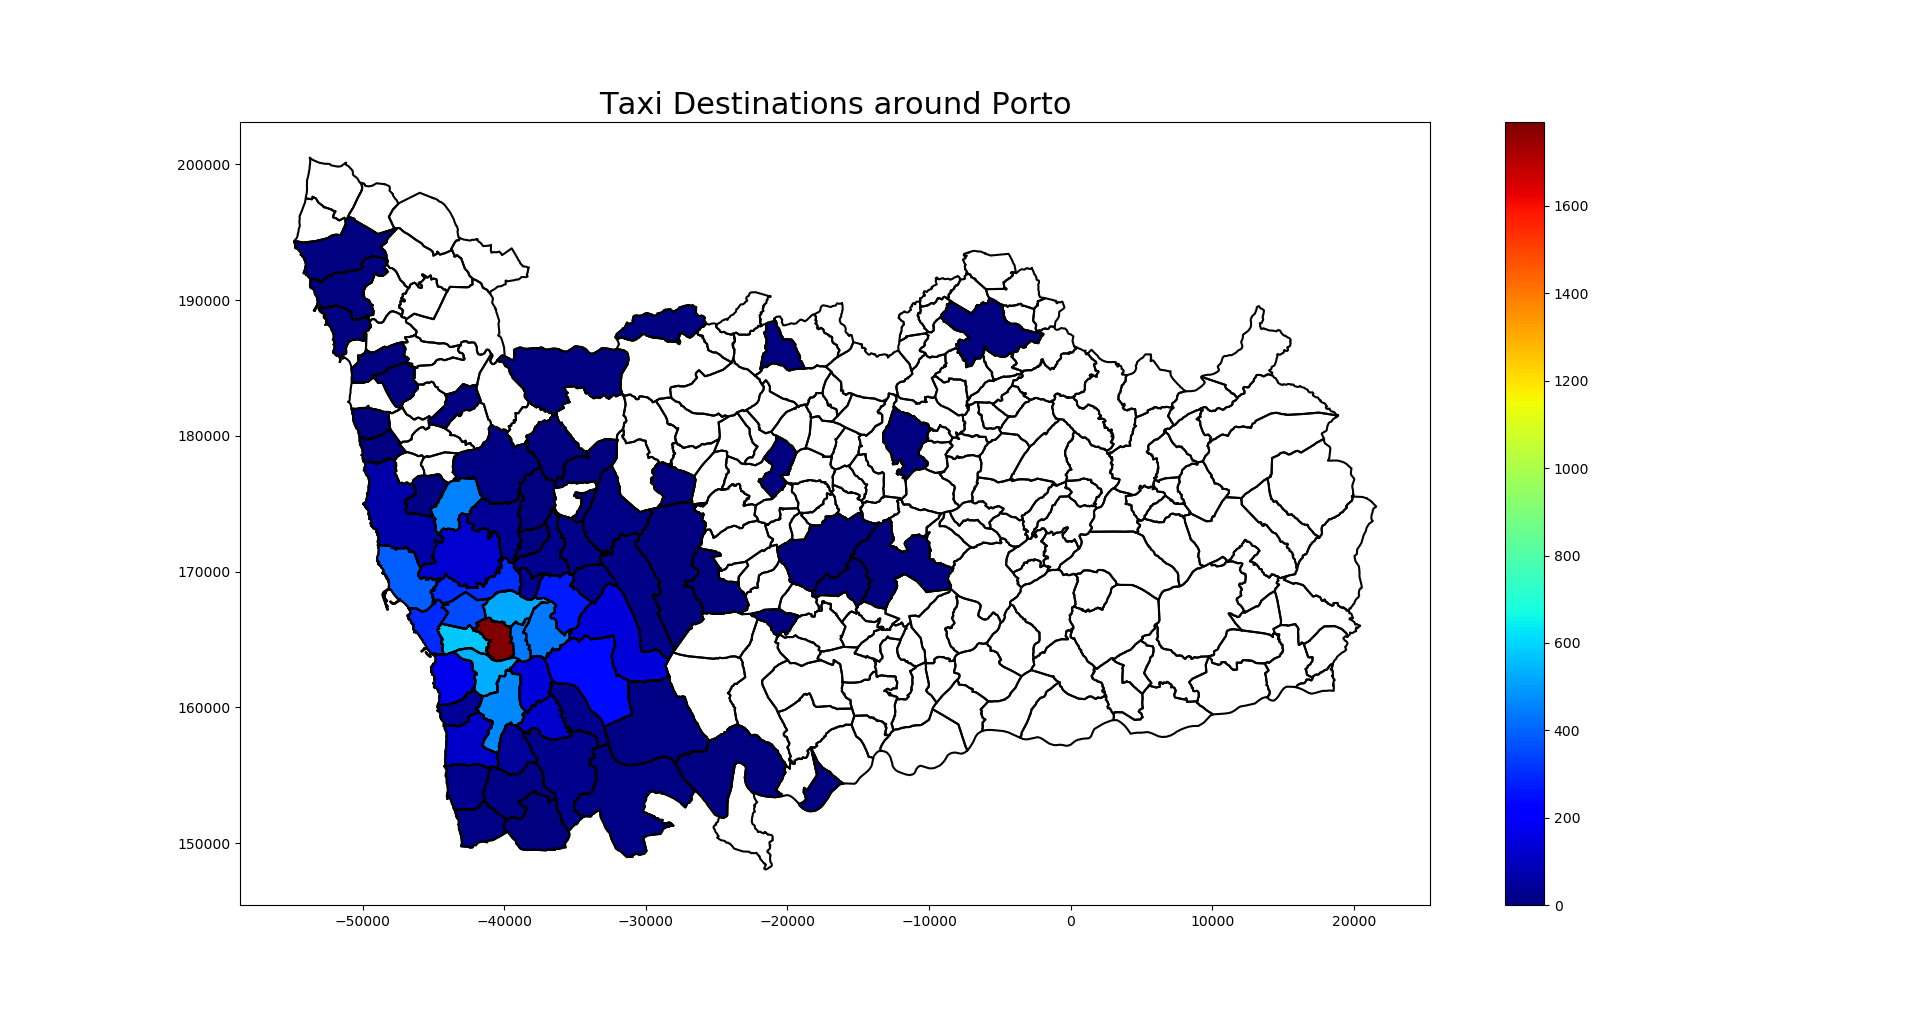

This figure's Python source:
import matplotlib as mpl
import matplotlib.cm
import matplotlib.pyplot as plt
import psycopg2
from matplotlib.colors import to_rgb


def polygon_to_points(polygon_string):
    xs, ys = [],[]
    points = polygon_string[9:-2].split(',')
    for point in points:
        (x,y) = point.split()
        xs.append(float(x))
        ys.append(float(y))
    return xs,ys


scale=1/30000
conn = psycopg2.connect("dbname='trab' user='arcaic' host='localhost' password='password'")
cursor_psql = conn.cursor()
# Calculate figure size
sql ="select st_astext(st_envelope(st_collect(st_simplify(proj_boundary,100,FALSE)))) from cont_aad_caop2018 where concelho='PORTO'"
cursor_psql.execute(sql)
results = cursor_psql.fetchall()
row = results[0]
polygon_string = row[0]
xs,ys = polygon_to_points(polygon_string)
width_in_inches = ((max(xs)-min(xs))/0.0254)*1.1
height_in_inches = ((max(ys)-min(ys))/0.0254)*1.1
fig = plt.figure(figsize=(width_in_inches*scale,height_in_inches*scale))

sql = "select st_astext(st_simplify(proj_boundary,10,False)) from cont_aad_caop2018 where distrito in ('PORTO')"
cursor_psql.execute(sql)
results = cursor_psql.fetchall()
flag = 0
vector = [0, 0.5, 1]
xxs, yys = [], []
for row in results:
    polygon_string = row[0]
    xs, ys = polygon_to_points(polygon_string)
    plt.plot(xs,ys,color='black')




sql = "select st_astext(st_simplify(proj_boundary,10,False)), count (id) as total from cont_aad_caop2018, tracks where st_intersects(proj_boundary, st_endpoint(proj_track)) and distrito= 'PORTO' and state='BUSY' group by 1;"

cursor_psql.execute(sql)
results = cursor_psql.fetchall()
total= []
xx, yy = [], []
cmap = matplotlib.cm.get_cmap('jet')
for row in results:
    total.append(row[1])
    polygon_string = row[0]
    xs, ys = polygon_to_points(polygon_string)
    xx.append(xs)
    yy.append(ys)


def rbg_to_hex(rbg):
    return '%02x%02x%02x' % rbg


max = max(total)
for i in range(len(total)):
    rbga = cmap(total[i] / max)
    x = xx[i]
    y = yy[i]
    plt.plot(x, y, color='k')
    rbg = to_rgb(rbga)
    plt.fill(x, y, color=rbg)

norm = mpl.colors.Normalize(vmin=0, vmax=max)
plt.title('Taxi Destinations around Porto',  fontdict={'fontsize': 22})
plt.colorbar(mpl.cm.ScalarMappable(norm=norm, cmap=cmap))
plt.show()
